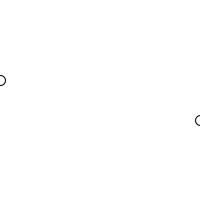
Frame 1 (no input)
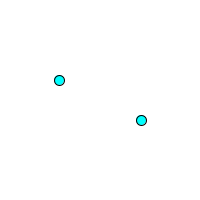
Frame 60 (the mouse pressed at the canvas centre just before this capture)
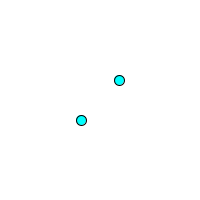
Frame 120 (the mouse held since frame 60 and released just before this capture)

The Processing sketch that drew these frames (run headless with seeded random() and noise(); from frame 60 on, the mouse is pressed at the canvas centre):

// Processing sketch: processing_89000
// ── processing_89000.pde

int x = 0, speedX = 1;

void setup()
{
  size(200,200);
}
void draw()
{
 drawEllipse(0);
 fillShape();
}
void drawEllipse(int posY)
{
   background(255);
  ellipse(x, height/2 - 20,10,10);
  ellipse((width - x), height/2 + 20, 10,10); 
  x= x + speedX;
  if (x >width || x <0)
  speedX = speedX * -1;
}
void fillShape()
{
  fill(0,255,255);
}
